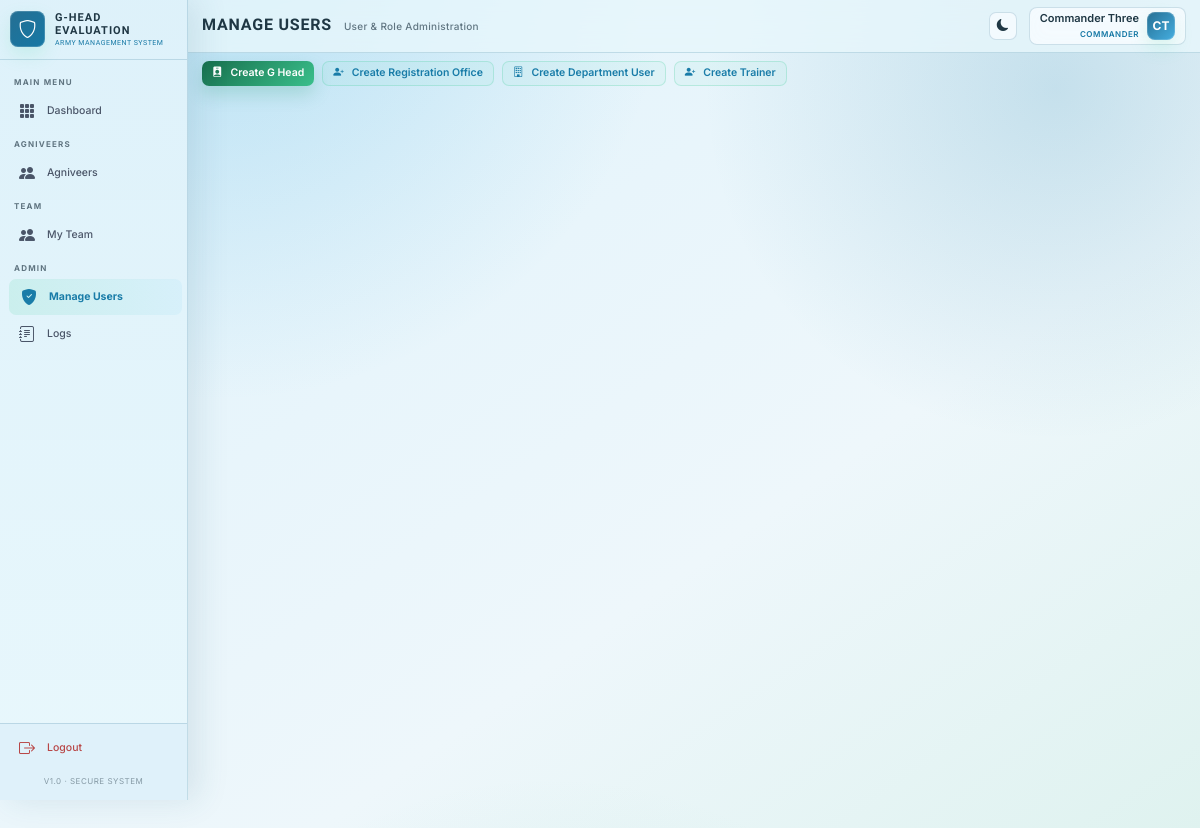
Page /accounts/users/ (signed in) on the committed database.
### accounts/models.py (models this page shows, shortened)
class CustomUser(AbstractUser):
    ROLE_COMMANDER = 'commander'
    ROLE_G_HEAD = 'g_head'
    ROLE_DEPT_A = 'dept_a'
    ROLE_DEPT_B = 'dept_b'
    ROLE_DEPT_C = 'dept_c'
    ROLE_DEPT_D = 'dept_d'
    ROLE_TRAINER_NCO = 'trainer_nco'
    ROLE_TRAINER_JCO = 'trainer_jco'
    ROLE_TRAINER_OFFICER = 'trainer_officer'
    ROLE_REGISTRATION = 'registration'
    BATTALION_1TB = '1TB'
    BATTALION_2TB = '2TB'
    BATTALION_STB = 'STB'
    BATTALION_CHOICES = [
        (BATTALION_1TB, '1st Battalion (1TB)'),
        (BATTALION_2TB, '2nd Battalion (2TB)'),
        (BATTALION_STB, 'Special Training Battalion (STB)'),
    ]
    TTS_TRADE_DMV = 'DMV'
    TTS_TRADE_OPEM = 'OPEM'
    TTS_TRADE_OTHER = 'OTHER'
    TTS_TRADE_CHOICES = [
        (TTS_TRADE_DMV, 'DMV'),
        (TTS_TRADE_OPEM, 'OPEM'),
        (TTS_TRADE_OTHER, 'Other Trades'),
    ]
    ROLE_CHOICES = [
        (ROLE_COMMANDER, 'Commander'),
        (ROLE_G_HEAD, 'G Department Head'),
        (ROLE_DEPT_A, 'Battalion'),
        (ROLE_DEPT_B, 'TTS'),
        (ROLE_DEPT_C, 'CS'),
        (ROLE_DEPT_D, 'Clerk'),
        (ROLE_TRAINER_NCO, 'Trainer - NCO'),
        (ROLE_TRAINER_JCO, 'Trainer - JCO'),
        (ROLE_TRAINER_OFFICER, 'Trainer - Officer'),
        (ROLE_REGISTRATION, 'Registration Office'),
    ]
    DEPARTMENT_CHOICES = [
        ('A', 'Battalion'),
        ('B', 'TTS'),
        ('C', 'CS'),
        ('D', 'Clerk'),
    ]
    PLATOON_CHOICES = [
        ('P1', 'P1'),
        ('P2', 'P2'),
        ('P3', 'P3'),
        ('P4', 'P4'),
        ('P5', 'P5'),
        ('P6', 'P6'),
        ('P7', 'P7'),
        ('P8', 'P8'),
        ('P9', 'P9'),
    ]
    COMPANY_CHOICES = [
        ('Company A', 'Company A'),
        ('Company B', 'Company B'),
        ('Company C', 'Company C'),
        ('Company D', 'Company D'),
        ('Company E', 'Company E'),
        ('Company F', 'Company F'),
        ('Company G', 'Company G'),
        ('Company H', 'Company H'),
        ('Company I', 'Company I'),
    ]
    role = models.CharField(max_length=20, choices=ROLE_CHOICES, default=ROLE_TRAINER_NCO)
    department = models.CharField(max_length=1, choices=DEPARTMENT_CHOICES, blank=True, null=True)
    battalion_unit = models.CharField(max_length=10, choices=BATTALION_CHOICES, blank=True, null=True)
    tts_trade = models.CharField(max_length=10, choices=TTS_TRADE_CHOICES, blank=True, null=True)
    company = models.CharField(max_length=20, choices=COMPANY_CHOICES, blank=True, null=True)
    platoon = models.CharField(max_length=10, choices=PLATOON_CHOICES, blank=True, null=True)
    phone = models.CharField(max_length=15, blank=True, null=True)
    service_number = models.CharField(max_length=30, unique=True, blank=True, null=True)
    rank = models.CharField(max_length=50, blank=True, null=True)
    profile_photo = models.ImageField(upload_to='profiles/', blank=True, null=True)
    is_active = models.BooleanField(default=True)
    created_by = models.ForeignKey(
        'self', on_delete=models.SET_NULL, null=True, blank=True, related_name='created_users'
    )
    last_login_ip = models.GenericIPAddressField(null=True, blank=True)
    login_attempts = models.IntegerField(default=0)
    locked_until = models.DateTimeField(null=True, blank=True)
    created_at = models.DateTimeField(auto_now_add=True)
    updated_at = models.DateTimeField(auto_now=True)
    class Meta:
        verbose_name = 'User'
        verbose_name_plural = 'Users'
        ordering = ['-created_at']
    @property
    def is_commander(self):
        return self.role == self.ROLE_COMMANDER
    @property
    def is_g_head(self):
        return self.role == self.ROLE_G_HEAD
    @property
    def is_department(self):
        return self.role in [self.ROLE_DEPT_A, self.ROLE_DEPT_B, self.ROLE_DEPT_C, self.ROLE_DEPT_D]
    @property
    def is_registration_office(self):
        return self.role == self.ROLE_REGISTRATION

### accounts/views.py (the view, shortened to what this page needs)
# urls.py: path('users/', views.UserListView.as_view(), name='user_list'),
class UserListView(CommanderOrGHeadMixin, ListView):
    model = CustomUser
    template_name = 'accounts/user_list.html'
    context_object_name = 'users'
    paginate_by = 20
    def get_queryset(self):
        queryset = CustomUser.objects.exclude(role='commander').select_related('created_by')
        if self.request.user.is_g_head:
            queryset = queryset.filter(role__in=['dept_a', 'dept_b', 'dept_c', 'dept_d',
                                                'trainer_nco', 'trainer_jco', 'trainer_officer'])
        role_filter = self.request.GET.get('role')
        dept_filter = self.request.GET.get('department')
        search = self.request.GET.get('search')
        if role_filter:
            queryset = queryset.filter(role=role_filter)
        if dept_filter:
            queryset = queryset.filter(department=dept_filter)
        return queryset.order_by('-created_at')
    def get_context_data(self, **kwargs):
        ctx = super().get_context_data(**kwargs)
        ctx['role_choices'] = CustomUser.ROLE_CHOICES
        ctx['dept_choices'] = CustomUser.DEPARTMENT_CHOICES
        ctx['is_user_list'] = True
        return ctx

### accounts/mixins.py (called while the page is built)
    def dispatch(self, request, *args, **kwargs):
        if not request.user.is_authenticated:
            return self.handle_no_permission()
        if self.allowed_roles and request.user.role not in self.allowed_roles:
            messages.error(request, "You don't have permission to access this page.")
            return redirect('core:dashboard')
        return super().dispatch(request, *args, **kwargs)

### core/context_processors.py (called while the page is built)
def global_context(request):
    if not request.user.is_authenticated:
        return {}
    user = request.user
    context = {
        'user_role': user.role,
        'is_commander': user.is_commander,
        'is_g_head': user.is_g_head,
        'is_department': user.is_department,
        'is_registration_office': user.is_registration_office,
    }
    try:
        if user.is_commander or user.is_g_head or user.is_department or user.is_registration_office:
            context['total_agniveers'] = Agniveer.objects.count()
        else:
            context['total_agniveers'] = 0
    except Exception:
        context['total_agniveers'] = 0
    return context

### evaluation/templatetags/custom_filters.py (called while the page is built)
@register.filter
def department_name(code):
    return {
        'A': 'Battalion',
        'B': 'TTS',
        'C': 'CS',
        'D': 'Clerk',
    }.get(code, code)

### templates/accounts/user_list.html (shortened to what this page needs)
{% extends 'base.html' %}
{% load custom_filters %}
{% block page_title %}{{ title|default:"Manage Users" }}{% endblock %}
{% block page_subtitle %}User & Role Administration{% endblock %}
{% block body_class %}portal-ops-page{% endblock %}
{% block content %}
<div class="d-flex gap-2 mb-4 flex-wrap">
  {% if is_user_list %}
    {% if is_commander %}
    <a href="{% url 'accounts:create_g_head' %}" class="btn btn-army d-flex align-items-center gap-2">
      <i class="bi bi-person-badge-fill"></i> Create G Head
    </a>
    <a href="{% url 'accounts:create_registration' %}" class="btn btn-army-outline d-flex align-items-center gap-2">
      <i class="bi bi-person-plus-fill"></i> Create Registration Office
    </a>
    {% endif %}
    {% if is_commander or is_g_head %}
    <a href="{% url 'accounts:create_department' %}" class="btn btn-army-outline d-flex align-items-center gap-2">
      <i class="bi bi-building"></i> Create Department User
    </a>
    {% endif %}
    <a href="{% url 'accounts:create_trainer' %}" class="btn btn-army-outline d-flex align-items-center gap-2">
      <i class="bi bi-person-plus-fill"></i> Create Trainer
    </a>
  {% elif is_my_team %}
    <a href="{% url 'accounts:create_my_team_trainer' %}" class="btn btn-army d-flex align-items-center gap-2">
      <i class="bi bi-person-plus-fill"></i> Create Trainer
    </a>
  {% endif %}
</div>
{% endblock %}

### templates/base.html (shortened to what this page needs)
{% load static %}
<!DOCTYPE html>
<html lang="en" data-bs-theme="light">
<head>
  <link href="https://cdn.jsdelivr.net/npm/bootstrap@5.3.3/dist/css/bootstrap.min.css" rel="stylesheet" />
  <link href="https://cdn.jsdelivr.net/npm/bootstrap-icons@1.11.3/font/bootstrap-icons.css" rel="stylesheet" />
  <link href="{% static 'css/portal-ui.css' %}" rel="stylesheet" />
</head>
<body class="{% block body_class %}{% endblock %}">
  <aside class="sidebar" id="sidebar">
    <div class="sidebar-brand">
      <div class="sidebar-brand-icon">
        <i class="bi bi-shield"></i>
      </div>
      <div class="sidebar-brand-text">
        G-Head Evaluation
        <span>Army Management System</span>
      </div>
    </div>
    {% if user.is_authenticated %}
    <nav class="sidebar-nav">
      <div class="nav-section-label">Main Menu</div>
      <a href="{% url 'core:dashboard' %}"
        class="sidebar-link {% if request.resolver_match.url_name == 'dashboard' %}active{% endif %}">
        <i class="bi bi-grid-3x3-gap-fill"></i> Dashboard
      </a>
      <div class="nav-section-label">Agniveers</div>
      <a href="{% url 'departments:agniveer_list' %}"
        class="sidebar-link {% if 'agniveer' in request.path %}active{% endif %}">
        <i class="bi bi-people-fill"></i> Agniveers
      </a>
      {% if is_department_head or is_commander or is_g_head %}
      <div class="nav-section-label">Team</div>
      <a href="{% url 'accounts:my_team' %}" class="sidebar-link {% if 'my-team' in request.path %}active{% endif %}">
        <i class="bi bi-people-fill"></i> My Team
      </a>
      {% endif %}
      {% if is_commander or is_g_head or is_department_head %}
      <div class="nav-section-label">Admin</div>
      {% if is_commander or is_g_head %}
      <a href="{% url 'accounts:user_list' %}" class="sidebar-link {% if 'users' in request.path %}active{% endif %}">
        <i class="bi bi-shield-fill-check"></i> Manage Users
      </a>
      {% endif %}
      <a href="{% url 'logs:activity_log' %}" class="sidebar-link {% if 'logs' in request.path %}active{% endif %}">
        <i class="bi bi-journal-text"></i> Logs
      </a>
      {% endif %}
    </nav>
    <div class="sidebar-footer">
      <a href="{% url 'accounts:logout' %}" class="sidebar-link" style="color:#EF5350; padding: 8px 18px;">
        <i class="bi bi-box-arrow-right"></i> Logout
      </a>
      <div
        style="padding: 8px 0; font-size: 8px; color:var(--text-muted); text-align:center; opacity: 0.7; letter-spacing: 0.5px; text-transform: uppercase;">
        v1.0 · Secure System
      </div>
    </div>
    {% endif %}
  </aside>
  <div class="main-wrapper">
    <div class="page-header">
      <div class="page-header-left">
        <h1 class="page-title">{% block page_title %}{% endblock %}</h1>
        <div class="page-subtitle">{% block page_subtitle %}{% endblock %}</div>
      </div>
      <div class="page-header-right">
        <button id="themeToggle" class="theme-toggle" title="Toggle Light/Dark Mode">
        </button>
        {% if user.is_authenticated %}
        <a href="{% url 'accounts:profile' %}" class="user-profile-card">
          <div class="user-profile-info">
            <div class="user-profile-name">
              {% if user.first_name %}{{ user.first_name }} {{ user.last_name }}{% else %}{{ user.username }}{% endif %}
            </div>
            <div class="user-profile-role">
              {{ user.get_role_display }}
            </div>
          </div>
          <div class="user-profile-avatar">
            {{ user.first_name.0|upper }}{{ user.last_name.0|upper }}
          </div>
        </a>
        {% endif %}
      </div>
    </div>
    <div class="content-area portal-surface" id="portalSurface">
      {% block content %}{% endblock %}
    </div>
  </div>
</body>
</html>

### templates/accounts/user_list.html (style rules this page uses)
.portal-ops-page .page-title { font-size: 16px !important; }
.portal-ops-page .btn { font-size: 10.5px !important; }

### rows in the picture
CustomUser: first_name "Commander", last_name "Three", role "COMMANDER", first_name.0 "C", last_name.0 "T"

### other values in the picture
{{ title|default:"Manage Users" }} "MANAGE USERS"
